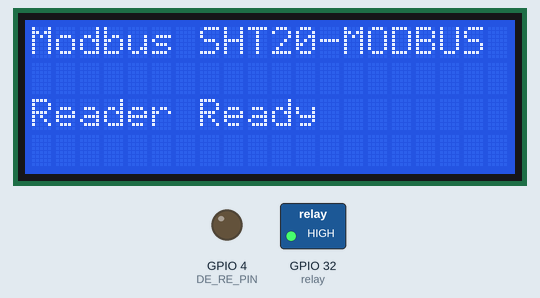
Recording of a sketch running on a simulated ESP32. Shown: 20×4 character LCD, switched loads named in the sketch (green lamp = pin HIGH), output pins drawn as LEDs (lit = HIGH). What the sketch prints to the serial monitor is not drawn.

Above: at 1.1 s.
At 5.2 s:
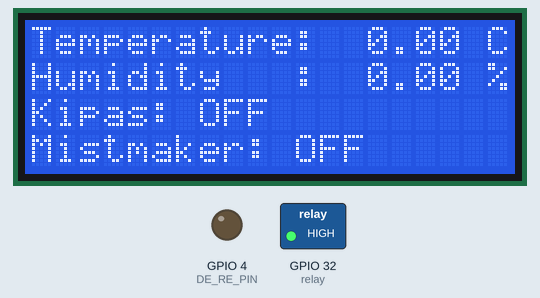

The sketch:

OneForAll.ino
```cpp
#include <SoftwareSerial.h>
#include <ModbusMaster.h>
#include <LiquidCrystal_I2C.h>
#include <Wire.h>

// RS485 Serial
#define RX_PIN 16
#define TX_PIN 17
#define DE_RE_PIN 4  // untuk kontrol arah RS485

const int relay = 32;

// Buat SoftwareSerial
SoftwareSerial rs485Serial(RX_PIN, TX_PIN);
LiquidCrystal_I2C lcd(0x27, 20, 4);

// Buat objek Modbus
ModbusMaster node;

float temperature = 0;
float humidity = 0;
bool relayON = 0;
bool relayOFF = 1;
bool relayStatus = false;
float batasBawah = 78.5;
float batasAtas = 90;

// Fungsi untuk atur DE/RE pin
void preTransmission() {
  digitalWrite(DE_RE_PIN, HIGH);
}
void postTransmission() {
  digitalWrite(DE_RE_PIN, LOW);
}

void setup() {
  Serial.begin(9600);
  delay(1000);

  // Setup DE/RE
  pinMode(DE_RE_PIN, OUTPUT);
  digitalWrite(DE_RE_PIN, LOW);

  // Setup RS485 serial
  rs485Serial.begin(9600);  // Baudrate RS485

  // Setup Modbus dengan slave ID 1
  node.begin(1, rs485Serial);
  node.preTransmission(preTransmission);
  node.postTransmission(postTransmission);

  lcd.begin();
  // turn on the backlight
  lcd.backlight();

  lcd.setCursor(0, 0);
  lcd.print("Modbus SHT20-MODBUS Reader Ready");
  Serial.println("Modbus SHT20-MODBUS Reader Ready");

  pinMode(relay, OUTPUT);

  digitalWrite(relay, relayOFF);
}

void loop() {
  uint8_t result = node.readInputRegisters(0x0001, 2);  // Read 2 registers

  delay(2000);
  lcd.clear();

  if (result == node.ku8MBSuccess) {
    uint16_t rawTemp = node.getResponseBuffer(0);
    uint16_t rawHum = node.getResponseBuffer(1);

    temperature = rawTemp / 10.0;
    humidity = rawHum / 10.0;
    // humidity = ;

    if (humidity >= batasBawah && humidity <= batasAtas) {
      digitalWrite(relay, relayON);
      relayStatus = true;
    } else {
      digitalWrite(relay, relayOFF);
      relayStatus = false;
    }

  } else {
    Serial.print("Modbus read error: ");
    Serial.println(result);

    // lcd.setCursor(0, 0);
    // lcd.print(result);
  }

  display(temperature, humidity, relayStatus);
}

void display(float temperature, float humidity, bool relayStatus) {
  Serial.print("Temperature: ");
  Serial.print(temperature);
  Serial.println(" °C");

  lcd.setCursor(0, 0);
  lcd.print("Temperature:");
  lcd.setCursor(14, 0);
  lcd.print(temperature);
  lcd.setCursor(18, 0);
  lcd.print(" C");

  Serial.print("Humidity: ");
  Serial.print(humidity);
  Serial.println(" %");

  lcd.setCursor(0, 1);
  lcd.print("Humidity   :");
  lcd.setCursor(14, 1);
  lcd.print(humidity);
  lcd.setCursor(18, 1);
  lcd.print(" %");

  if (relayStatus) {
    Serial.println("Kipas : ON, Mistmaker : ON");

    lcd.setCursor(0, 2);
    lcd.print("Kipas: ON");

    lcd.setCursor(0, 3);
    lcd.print("Mistmaker: ON");
  } else {
    Serial.println("Kipas : OFF, Mistmaker : OFF");

    lcd.setCursor(0, 2);
    lcd.print("Kipas: OFF");

    lcd.setCursor(0, 3);
    lcd.print("Mistmaker: OFF");
  }
}
```

Measured:
- what the display in image 0 shows lasts 4.1 s, from 1.1 s to 5.2 s
